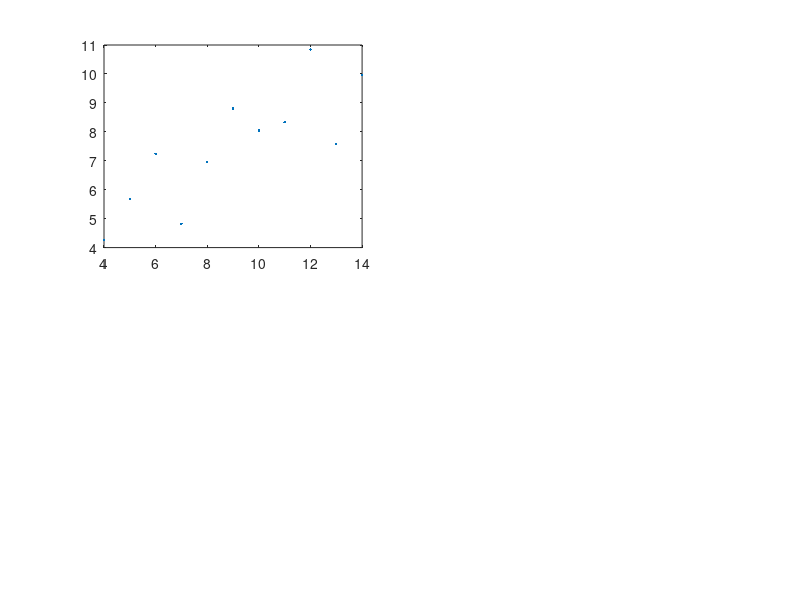

This figure's MATLAB source: (Note: this script raises an error after producing the figure.)
%% Analyzing Neural Time Series Data
% Matlab code for Chapter 27
% Mike X Cohen
% 
% This code accompanies the book, titled "Analyzing Neural Time Series Data" 
% (MIT Press). Using the code without following the book may lead to confusion, 
% incorrect data analyses, and misinterpretations of results. 
% Mike X Cohen assumes no responsibility for inappropriate or incorrect use of this code. 

%% an aside on covariance and correlation

a = randn(1,100);
b = randn(1,100);

% pearson correlation coefficient
corr1 = corrcoef(a,b);

a1=a-mean(a);
b1=b-mean(b);
% pearson correlation coefficient
corr2 = (a1*b1')/sqrt( (a1*a1')*(b1*b1') );


c = [a1; b1];
covmat = c*c';

% notice the following:
covmat(1,1) == a1*a1'
covmat(2,2) == b1*b1'
covmat(2,1) == a1*b1' 
% actually, some of these might not be exactly equal due to very small computer rounding errors. 
% try this instead:
(covmat(2,1)-a1*b1')<0.0000000000001

corr3 = covmat(1,2)/sqrt(covmat(1)*covmat(end));


fprintf([ '\nMatlab corrcoef function: ' num2str(corr1(1,2)) '\n' ...
            'covariance scaled by variances: ' num2str(corr2) '\n' ...
            'covariance computed as matrix: ' num2str(corr3) '\n\n' ])

%% Figure 27.1

anscombe = [
  % series 1    series 2    series 3     series 4
    10  8.04    10  9.14    10  7.46     8  6.58;
     8  6.95     8  8.14     8  6.77     8  5.76;
    13  7.58    13  8.76    13 12.74     8  7.71;
     9  8.81     9  8.77     9  7.11     8  8.84;
    11  8.33    11  9.26    11  7.81     8  8.47;
    14  9.96    14  8.10    14  8.84     8  7.04;
     6  7.24     6  6.13     6  6.08     8  5.25;
     4  4.26     4  3.10     4  5.39     8  5.56;
    12 10.84    12  9.13    12  8.15     8  7.91;
     7  4.82     7  7.26     7  6.42     8  6.89;
     5  5.68     5  4.74     5  5.73    19 12.50;
    ];


% plot and compute correlations
figure
for i=1:4
    subplot(2,2,i)
    plot(anscombe(:,(i-1)*2+1),anscombe(:,(i-1)*2+2),'.')
    lsline % least square line of scatter point
    corr_p = corr(anscombe(:,(i-1)*2+1),anscombe(:,(i-1)*2+2),'type','p');
    corr_s = corr(anscombe(:,(i-1)*2+1),anscombe(:,(i-1)*2+2),'type','s');
    title([ 'r_p=' num2str(round(corr_p*1000)/1000) '; r_s=' num2str(round(corr_s*1000)/1000) ])
end

%% Figure 27.2

load sampleEEGdata

sensor2use = 'fz';
centerfreq = 10; % in Hz

% setup wavelet convolution and outputs
time = -1:1/EEG.srate:1;
half_of_wavelet_size = (length(time)-1)/2;

% FFT parameters
n_wavelet     = length(time);
n_data        = EEG.pnts*EEG.trials;
n_convolution = n_wavelet+n_data-1;
wavelet_cycles= 4.5;

% FFT of data (note: this doesn't change on frequency iteration)
fft_data = fft(reshape(EEG.data(strcmpi(sensor2use,{EEG.chanlocs.labels}),:,:),1,EEG.pnts*EEG.trials),n_convolution);

% create wavelet and run convolution
fft_wavelet            = fft(exp(2*1i*pi*centerfreq.*time) .* exp(-time.^2./(2*( wavelet_cycles /(2*pi*centerfreq))^2)),n_convolution);
convolution_result_fft = ifft(fft_wavelet.*fft_data,n_convolution) * sqrt(wavelet_cycles /(2*pi*centerfreq));
convolution_result_fft = convolution_result_fft(half_of_wavelet_size+1:end-half_of_wavelet_size);
convolution_result_fft = abs(reshape(convolution_result_fft,EEG.pnts,EEG.trials)).^2;

% trim edges so the distribution is not driven by edge artifact outliers
% (note: here we just use visual inspection to remove edges)
convolution_result_fft = convolution_result_fft(100:end-100,:);

% plot distirbution of power data
figure
subplot(121)
hist(convolution_result_fft(:),500)
title('Distribution of power values')
axis square

subplot(122)
hist(log10(convolution_result_fft(:)),500)
title('Distribution of log_1_0power values')
axis square

% test for normal distribution, if you have the stats toolbox
if exist('kstest','file')
    [h,p1] = kstest(convolution_result_fft(:));
    [h,p2] = kstest(log10(convolution_result_fft(:)));
    [h,p3] = kstest(randn(numel(convolution_result_fft),1));
    disp([ 'KS test for normality of power: '        num2str(p1) ' (>.05 means normal distribution) ' ])
    disp([ 'KS test for normality of log10(power): ' num2str(p2) ' (>.05 means normal distribution) ' ])
    disp([ 'KS test for normality of random data: '  num2str(p3) ' (>.05 means normal distribution) ' ])
end

%% Figure 27.3

lots_of_corr_coefs = rand(1000,1)*2-1;
fisher_z_coefs = .5 * log( (1+lots_of_corr_coefs)./(1-lots_of_corr_coefs) );

figure
subplot(221)
hist(lots_of_corr_coefs,50)
xlabel('Correlation coefficient')
ylabel('Count')
axis square
set(gca,'xlim',[-1 1],'xtick',-1:.5:1)

subplot(222)
hist(fisher_z_coefs,50)
xlabel('Fisher-Z transformed coefficients')
ylabel('Count')
axis square
set(gca,'xlim',[-5 5],'xtick',-4:2:4)

subplot(223)
plot(lots_of_corr_coefs,fisher_z_coefs,'.')
xlabel('Correlation coefficient')
ylabel('Fisher-Z transformed coefficients')
set(gca,'xlim',[-1 1],'xtick',-1:.5:1)
axis square

subplot(224)
plot(atanh(lots_of_corr_coefs),fisher_z_coefs,'.')
xlabel('atanh')
ylabel('Fisher-Z')
r=corr(atanh(lots_of_corr_coefs),fisher_z_coefs);
legend([ 'Correlation = ' num2str(r) ])
axis square
set(gca,'xtick',-4:2:4,'ytick',-4:2:4)
axis([-4 4 -4 4])

%% Figure 27.4

sensor1 = 'fz';
sensor2 = 'p5';

centerfreq = 6; % in Hz
trial2plot = 10;

times2plot = dsearchn(EEG.times',[-300 1200]');


fft_data1 = fft(reshape(EEG.data(strcmpi(sensor1,{EEG.chanlocs.labels}),:,:),1,EEG.pnts*EEG.trials),n_convolution);
fft_data2 = fft(reshape(EEG.data(strcmpi(sensor2,{EEG.chanlocs.labels}),:,:),1,EEG.pnts*EEG.trials),n_convolution);

% create wavelet and run convolution
fft_wavelet             = fft(exp(2*1i*pi*centerfreq.*time) .* exp(-time.^2./(2*( wavelet_cycles /(2*pi*centerfreq))^2)),n_convolution);
convolution_result_fft  = ifft(fft_wavelet.*fft_data1,n_convolution) * sqrt(wavelet_cycles /(2*pi*centerfreq));
convolution_result_fft  = convolution_result_fft(half_of_wavelet_size+1:end-half_of_wavelet_size);
convolution_result_fft1 = reshape(convolution_result_fft,EEG.pnts,EEG.trials);

fft_wavelet             = fft(exp(2*1i*pi*centerfreq.*time) .* exp(-time.^2./(2*( wavelet_cycles /(2*pi*centerfreq))^2)),n_convolution);
convolution_result_fft  = ifft(fft_wavelet.*fft_data2,n_convolution) * sqrt(wavelet_cycles /(2*pi*centerfreq));
convolution_result_fft  = convolution_result_fft(half_of_wavelet_size+1:end-half_of_wavelet_size);
convolution_result_fft2 = reshape(convolution_result_fft,EEG.pnts,EEG.trials);

% keep only requested time regions
convolution_result_fft1 = convolution_result_fft1(times2plot(1):times2plot(2),:);
convolution_result_fft2 = convolution_result_fft2(times2plot(1):times2plot(2),:);

figure
subplot(211)
plot(EEG.times(times2plot(1):times2plot(2)),abs(convolution_result_fft1(:,trial2plot)).^2)
hold on
plot(EEG.times(times2plot(1):times2plot(2)),abs(convolution_result_fft2(:,trial2plot)).^2,'r')
xlabel('Time (ms)')
set(gca,'xlim',EEG.times(times2plot))
legend({sensor1;sensor2})

subplot(223)
plot(abs(convolution_result_fft1(:,trial2plot)).^2,abs(convolution_result_fft2(:,trial2plot)).^2,'.')
title('Power relationship')
xlabel([ sensor1 ' ' num2str(centerfreq) 'Hz power' ])
ylabel([ sensor2 ' ' num2str(centerfreq) 'Hz power' ])
r=corr(abs(convolution_result_fft1(:,trial2plot)).^2,abs(convolution_result_fft2(:,trial2plot)).^2,'type','p');
legend([ 'Pearson R = ' num2str(r) ]);

subplot(224)
plot(tiedrank(abs(convolution_result_fft1(:,trial2plot)).^2),tiedrank(abs(convolution_result_fft2(:,trial2plot)).^2),'.')
title('Rank-power relationship')
xlabel([ sensor1 ' ' num2str(centerfreq) 'Hz rank-power' ])
ylabel([ sensor2 ' ' num2str(centerfreq) 'Hz rank-power' ])
r=corr(abs(convolution_result_fft1(:,trial2plot)).^2,abs(convolution_result_fft2(:,trial2plot)).^2,'type','s');
legend([ 'Spearman Rho = ' num2str(r) ]);
set(gca,'ylim',get(gca,'xlim'))

%% Figure 27.5

% Compute how many time points are in one cycle, and limit xcov to this lag
nlags = round(EEG.srate/centerfreq);

% note that data are first tiedrank'ed, which results in a Spearman rho
% instead of a Pearson r. 
[corrvals,corrlags] = xcov(tiedrank(abs(convolution_result_fft1(:,trial2plot)).^2),tiedrank(abs(convolution_result_fft2(:,trial2plot)).^2),nlags,'coeff');

% convert correlation lags from indices to time in ms
corrlags = corrlags * 1000/EEG.srate; 

figure
plot(corrlags,corrvals,'-o','markerface','w')
hold on
plot([0 0],get(gca,'ylim'))
xlabel([ sensor1 ' leads --- Time lag in ms --- ' sensor2 ' leads' ])
ylabel('Correlation coefficient')

%% Figure 27.6

sensor1 = 'poz';
sensor2 = 'fz';

timewin1 = [ -300 -100 ]; % in ms relative to stim onset
timewin2 = [  200  400 ];

centerfreq1 =  6; % in Hz
centerfreq2 =  6;


% convert time from ms to index
timeidx1 = zeros(size(timewin1));
timeidx2 = zeros(size(timewin2));
for i=1:2
    [junk,timeidx1(i)] = min(abs(EEG.times-timewin1(i)));
    [junk,timeidx2(i)] = min(abs(EEG.times-timewin2(i)));
end

% setup wavelet convolution and outputs
time = -1:1/EEG.srate:1;
half_of_wavelet_size = (length(time)-1)/2;

% FFT parameters
n_wavelet     = length(time);
n_data        = EEG.pnts*EEG.trials;
n_convolution = n_wavelet+n_data-1;
wavelet_cycles= 4.5;

% FFT of data (note: this doesn't change on frequency iteration)
fft_data1 = fft(reshape(EEG.data(strcmpi(sensor1,{EEG.chanlocs.labels}),:,:),1,EEG.pnts*EEG.trials),n_convolution);
fft_data2 = fft(reshape(EEG.data(strcmpi(sensor2,{EEG.chanlocs.labels}),:,:),1,EEG.pnts*EEG.trials),n_convolution);

% initialize output time-frequency data
corrdata = zeros(EEG.trials,2);

% create wavelet and run convolution
fft_wavelet            = fft(exp(2*1i*pi*centerfreq1.*time) .* exp(-time.^2./(2*( wavelet_cycles /(2*pi*centerfreq1))^2)),n_convolution);
convolution_result_fft = ifft(fft_wavelet.*fft_data1,n_convolution) * sqrt(wavelet_cycles /(2*pi*centerfreq1));
convolution_result_fft = convolution_result_fft(half_of_wavelet_size+1:end-half_of_wavelet_size);
convolution_result_fft = reshape(convolution_result_fft,EEG.pnts,EEG.trials);
analyticsignal1        = abs(convolution_result_fft).^2;

fft_wavelet            = fft(exp(2*1i*pi*centerfreq2.*time) .* exp(-time.^2./(2*( wavelet_cycles /(2*pi*centerfreq2))^2)),n_convolution);
convolution_result_fft = ifft(fft_wavelet.*fft_data2,n_convolution) * sqrt(wavelet_cycles /(2*pi*centerfreq2));
convolution_result_fft = convolution_result_fft(half_of_wavelet_size+1:end-half_of_wavelet_size);
convolution_result_fft = reshape(convolution_result_fft,EEG.pnts,EEG.trials);
analyticsignal2        = abs(convolution_result_fft).^2;


% Panel A: correlation in a specified window
tfwindowdata1 = mean(analyticsignal1(timeidx1(1):timeidx1(2),:),1);
tfwindowdata2 = mean(analyticsignal2(timeidx2(1):timeidx2(2),:),1);
figure
subplot(121)
plot(tfwindowdata1,tfwindowdata2,'.')
axis square
title([ 'TF window correlation, r_p=' num2str(corr(tfwindowdata1',tfwindowdata2','type','p')) ])
xlabel([ sensor1 ': ' num2str(timewin1(1)) '-' num2str(timewin1(2)) '; ' num2str(centerfreq1) ' Hz' ])
ylabel([ sensor2 ': ' num2str(timewin2(1)) '-' num2str(timewin2(2)) '; ' num2str(centerfreq2) ' Hz' ])


% also plot rank-transformed data
subplot(122)
plot(tiedrank(tfwindowdata1),tiedrank(tfwindowdata2),'.')
axis square
xlabel([ sensor1 ': ' num2str(timewin1(1)) '-' num2str(timewin1(2)) '; ' num2str(centerfreq1) ' Hz' ])
ylabel([ sensor2 ': ' num2str(timewin2(1)) '-' num2str(timewin2(2)) '; ' num2str(centerfreq2) ' Hz' ])
title([ 'TF window correlation, r_p=' num2str(corr(tfwindowdata1',tfwindowdata2','type','s')) ])


% panel B: correlation over time
corr_ts = zeros(size(EEG.times));
for ti=1:EEG.pnts
    corr_ts(ti) = corr(analyticsignal1(ti,:)',analyticsignal2(ti,:)','type','s');
end

figure
plot(EEG.times,corr_ts)
set(gca,'xlim',[-200 1200])
xlabel('Time (ms)'), ylabel('Spearman''s rho')



% Panel C: exploratory time-frequency power correlations
times2save = -200:25:1200;
frex = logspace(log10(2),log10(40),20);


times2save_idx = zeros(size(times2save));
for i=1:length(times2save)
    [junk,times2save_idx(i)] = min(abs(EEG.times-times2save(i)));
end

% rank-transforming the data can happen outside the frequency loop
seeddata_rank = tiedrank(tfwindowdata2);

% initialize output correlation matrix
expl_corrs = zeros(length(frex),length(times2save));

for fi=1:length(frex)
    
    % get power (via wavelet convolution) from signal1
    fft_wavelet            = fft(exp(2*1i*pi*frex(fi).*time) .* exp(-time.^2./(2*( wavelet_cycles /(2*pi*frex(fi)))^2)),n_convolution);
    convolution_result_fft = ifft(fft_wavelet.*fft_data1,n_convolution) * sqrt(wavelet_cycles /(2*pi*frex(fi)));
    convolution_result_fft = convolution_result_fft(half_of_wavelet_size+1:end-half_of_wavelet_size);
    convolution_result_fft = reshape(convolution_result_fft,EEG.pnts,EEG.trials);
    analyticsignal1        = abs(convolution_result_fft).^2;
    
    for ti=1:length(times2save)
        expl_corrs(fi,ti) = 1-6*sum((seeddata_rank-tiedrank(analyticsignal1(times2save_idx(ti),:))).^2)/(EEG.trials*(EEG.trials^2-1));
    end
end

figure
contourf(times2save,frex,expl_corrs,40,'linecolor','none')
set(gca,'clim',[-.4 .4],'yscale','log','ytick',round(logspace(log10(frex(1)),log10(frex(end)),8)))
xlabel('Time (ms)'), ylabel('Frequency (Hz)')
title([ 'Correlation over trials from seed ' sensor2 ', ' num2str(centerfreq2) ' Hz and ' num2str(timewin2(1)) '-' num2str(timewin2(2)) ' ms' ])
colorbar

%% Figure 27.7

seed_chan     = 'fz';
target_chan   = 'f6';
control_chan  = 'f1';

clim = [0 .6];

% wavelet parameters
min_freq = 2;
max_freq = 40;
num_frex = 15;

% downsampled times
times2save = -200:50:800;
% times2save = EEG.times; % uncomment this line for figure 27.8


% other wavelet parameters
frequencies = logspace(log10(min_freq),log10(max_freq),num_frex);
time = -1:1/EEG.srate:1;
half_of_wavelet_size = (length(time)-1)/2;

% FFT parameters
n_wavelet     = length(time);
n_data        = EEG.pnts*EEG.trials;
n_convolution = n_wavelet+n_data-1;
wavelet_cycles= 4.5;

times2saveidx = dsearchn(EEG.times',times2save');

% FFT of data (note: this doesn't change on frequency iteration)
fft_data_seed = fft(reshape(EEG.data(strcmpi(seed_chan,{EEG.chanlocs.labels}),:,:),1,EEG.pnts*EEG.trials),n_convolution);
fft_data_trgt = fft(reshape(EEG.data(strcmpi(target_chan,{EEG.chanlocs.labels}),:,:),1,EEG.pnts*EEG.trials),n_convolution);
fft_data_ctrl = fft(reshape(EEG.data(strcmpi(control_chan,{EEG.chanlocs.labels}),:,:),1,EEG.pnts*EEG.trials),n_convolution);


% initialize output time-frequency data
tf_corrdata = zeros(length(frequencies),length(times2save),2);

for fi=1:length(frequencies)
    
    % create wavelet and get its FFT
    fft_wavelet = fft(exp(2*1i*pi*frequencies(fi).*time) .* exp(-time.^2./(2*( wavelet_cycles /(2*pi*frequencies(fi)))^2))/frequencies(fi),n_convolution);
    
    
    % convolution for all three sites (save only power)
    convolution_result_fft = ifft(fft_wavelet.*fft_data_seed,n_convolution) * sqrt(wavelet_cycles /(2*pi*frequencies(fi)));
    convolution_result_fft = convolution_result_fft(half_of_wavelet_size+1:end-half_of_wavelet_size);
    conv_result_seed = abs(reshape(convolution_result_fft,EEG.pnts,EEG.trials)).^2;
    
    convolution_result_fft = ifft(fft_wavelet.*fft_data_trgt,n_convolution) * sqrt(wavelet_cycles /(2*pi*frequencies(fi)));
    convolution_result_fft = convolution_result_fft(half_of_wavelet_size+1:end-half_of_wavelet_size);
    conv_result_trgt = abs(reshape(convolution_result_fft,EEG.pnts,EEG.trials)).^2;
    
    convolution_result_fft = ifft(fft_wavelet.*fft_data_ctrl,n_convolution) * sqrt(wavelet_cycles /(2*pi*frequencies(fi)));
    convolution_result_fft = convolution_result_fft(half_of_wavelet_size+1:end-half_of_wavelet_size);
    conv_result_ctrl = abs(reshape(convolution_result_fft,EEG.pnts,EEG.trials)).^2;
    
    % downsample and rank transform all data
    conv_result_seed = tiedrank(conv_result_seed(times2saveidx,:)')';
    conv_result_trgt = tiedrank(conv_result_trgt(times2saveidx,:)')';
    conv_result_ctrl = tiedrank(conv_result_ctrl(times2saveidx,:)')';
    
    for ti=1:length(times2save)
        
        % compute bivariate correlations
        r_st = 1-6*sum((conv_result_seed(ti,:)-conv_result_trgt(ti,:)).^2)/(EEG.trials*(EEG.trials^2-1));
        r_sc = 1-6*sum((conv_result_seed(ti,:)-conv_result_ctrl(ti,:)).^2)/(EEG.trials*(EEG.trials^2-1));
        r_tc = 1-6*sum((conv_result_ctrl(ti,:)-conv_result_trgt(ti,:)).^2)/(EEG.trials*(EEG.trials^2-1));
        
        % bivariate correlation for comparison
        tf_corrdata(fi,ti,1) = r_st;

        % compute partial correlation and store in results matrix
        tf_corrdata(fi,ti,2) = (r_st-r_sc*r_tc) / ( sqrt(1-r_sc^2)*sqrt(1-r_tc^2) );
    end
end

% plot
figure
for i=1:2
    subplot(1,2,i)
    contourf(times2save,frequencies,squeeze(tf_corrdata(:,:,i)),40,'linecolor','none')
    set(gca,'clim',clim,'xlim',[-200 800],'yscale','log','ytick',logspace(log10(frequencies(1)),log10(frequencies(end)),6),'yticklabel',round(logspace(log10(frequencies(1)),log10(frequencies(end)),6)*10)/10)
    axis square
    if i==1
        title([ 'Correlation between ' seed_chan ' and ' target_chan ])
    else
        title([ 'Partial correlation between ' seed_chan ' and ' target_chan ])
    end
    xlabel('Time (ms)'), ylabel('Frequency (Hz)')
end

%% Figure 27.8

% Re-run the code for the previous figure but comment out the 
% following line towards the top:
% times2save = EEG.times; % uncomment this line for figure 27.8
% Then run this section of code.


ds_timesidx = dsearchn(EEG.times',(-200:50:800)'); % ds = downsampled
[~,lofreq]  = min(abs(frequencies-4.7));
[~,hifreq]  = min(abs(frequencies-32));

figure

subplot(221)
contourf(times2save,frequencies,squeeze(tf_corrdata(:,:,2)),40,'linecolor','none')
hold on
plot(get(gca,'xlim'),frequencies([lofreq lofreq]),'k--')
plot(get(gca,'xlim'),frequencies([hifreq hifreq]),'k--')
set(gca,'clim',clim,'xlim',[-200 800],'yscale','log','ytick',logspace(log10(frequencies(1)),log10(frequencies(end)),6),'yticklabel',round(logspace(log10(frequencies(1)),log10(frequencies(end)),6)*10)/10)
title('Original (256 Hz)')


subplot(222)
contourf(times2save(ds_timesidx),frequencies,squeeze(tf_corrdata(:,ds_timesidx,2)),40,'linecolor','none')
hold on
plot(get(gca,'xlim'),frequencies([lofreq lofreq]),'k--')
plot(get(gca,'xlim'),frequencies([hifreq hifreq]),'k--')
set(gca,'clim',clim,'xlim',[-200 800],'yscale','log','ytick',logspace(log10(frequencies(1)),log10(frequencies(end)),6),'yticklabel',round(logspace(log10(frequencies(1)),log10(frequencies(end)),6)*10)/10)
title('Down-sampled (20 Hz)')


subplot(223)
plot(EEG.times,squeeze(tf_corrdata(lofreq,:,2)))
hold on
plot(EEG.times(ds_timesidx),squeeze(tf_corrdata(lofreq,ds_timesidx,2)),'ro-','markerface','w')
title('Effect of downsampling on low-frequency activity')
set(gca,'xlim',[-200 800],'ylim',[.25 .65])


subplot(224)
plot(EEG.times,squeeze(tf_corrdata(hifreq,:,2)))
hold on
plot(EEG.times(ds_timesidx),squeeze(tf_corrdata(hifreq,ds_timesidx,2)),'ro-','markerface','w')
title('Effect of downsampling on high-frequency activity')
set(gca,'xlim',[-200 800],'ylim',[-.1 .6])
legend({'Original (256 Hz)';'Down-sampled (20 Hz)'})

%% Figure 27.9

% note: this cell takes a while to run, particularly on slow computers!

n = 1000;
ncorrs = 100000;

t=[0 0 0];
for i=1:ncorrs
    
    % create random variables
    a = rand(2,n);
    
    tic
    % Matlab corr function
    c2 = corr(a','type','s');
    t(1) = t(1) + toc;
    
    
    tic
    % self-written Spearman correlation (must first rank-transform)
    a1 = tiedrank(a')'; % tiedrank accepts matrix input, but make sure the matrix is in the correct orientation!!
    c1 = 1-6*sum((a1(1,:)-a1(2,:)).^2)/(n*(n^2-1));
    t(2) = t(2) + toc;
    
    
    tic
    % ordinary least squares
    % Note: Uncommenting the following line will normalize the data to give 
    % you a correlation coefficient. If you don't need the correlation coefficient 
    % (and instead can use unstandardized regression coefficients), leave this
    % line commented out for a ten-fold increase in speed.
    %a = bsxfun(@rdivide,bsxfun(@minus,a,mean(a,2)),std(a,[],2));
    c3 = (a(1,:)*a(1,:)')\a(1,:)*a(2,:)';
    t(3) = t(3) + toc;
end

figure
bar(t)
set(gca,'xticklabel',{'corr function';'manual';'ols'},'xlim',[.5 3.5])
ylabel([ 'Time for ' num2str(ncorrs) ' iterations (s)' ])

%% end.
